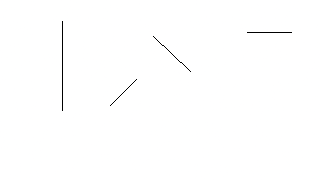
#> input picture pixel.png, 320 x 180 px
$ jupyter execute LineDetection.ipynb
#> lines starting #> are read from the running program, lines starting #| are printed output that depends on the picture; after the words box and inside, x2 and y2 are one past the last pixel; in counts of white or black regions, pixels touching at a corner belong together; long printed decimals are rounded
[cell 1]
from PIL import Image
import numpy as np
import itertools
import cv2
from math import cos,sin
from matplotlib import pyplot as plt
from skimage import data, feature
#from google.colab.patches import cv2_imshow

[cell 2]
image_path = 'pixel.png'
image = Image.open(image_path)
#> image is the input picture: PIL image 320x180 RGBA; mean R, G, B, A 254.1, 254.1, 254.1, 255
image_bw = image.convert('L')
plt.imshow(image_bw, cmap='gray')
plt.show()

[cell 3]
def hough_line(img):
    # Rho and Theta ranges
    thetas = np.deg2rad(np.arange(-90.0, 90.0))
    width, height = img.shape
    diag_len = int(np.ceil(np.sqrt(width * width + height * height)))  # max_dist
    rhos = np.linspace(-diag_len, diag_len, diag_len * 2)

    cos_t = np.cos(thetas)
    sin_t = np.sin(thetas)
    num_thetas = len(thetas)

    # Hough accumulator array of theta vs rho
    accumulator = np.zeros((2 * diag_len, num_thetas), dtype=np.uint64)
    y_idxs, x_idxs = np.nonzero(img)

    # Vote in the hough accumulator
    for i in range(len(x_idxs)):
        x = x_idxs[i]
        y = y_idxs[i]

        for t_idx in range(num_thetas):
            rho = round(x * cos_t[t_idx] + y * sin_t[t_idx]) + diag_len
            accumulator[rho, t_idx] += 1

    return accumulator, thetas, rhos

[cell 4]
def plot_hough_lines(original_image, hough_lines, thetas, rhos):
    fig, ax = plt.subplots()
    ax.imshow(original_image, cmap=plt.cm.gray)
    for _, angle, dist in hough_lines:
        y0 = (dist - 0 * np.cos(angle)) / np.sin(angle)
        y1 = (dist - original_image.shape[1] * np.cos(angle)) / np.sin(angle)
        ax.plot((0, original_image.shape[1]), (y0, y1), '-r')
    ax.set_xlim((0, original_image.shape[1]))
    ax.set_ylim((original_image.shape[0], 0))
    ax.set_axis_off()
    ax.set_title('Detected lines')
    plt.show()

[cell 5]
def plot_hough_space(accumulator, thetas, rhos):
    fig, ax = plt.subplots(figsize=(6, 6))
    ax.imshow(accumulator, cmap='jet', extent=[np.rad2deg(thetas[0]), np.rad2deg(thetas[-1]), rhos[0], rhos[-1]])
    ax.set_title('Hough space')
    ax.set_xlabel('Theta (degrees)')
    ax.set_ylabel('Rho')
    ax.set_xlim(np.rad2deg(thetas[0]), np.rad2deg(thetas[-1]))
    ax.set_ylim(rhos[0], rhos[-1])
    plt.show()

[cell 6]
image = cv2.imread(image_path, cv2.IMREAD_GRAYSCALE)
#> image: shape (180, 320); 99.7% white; black in thin lines or dots, all inside (x1, y1, x2, y2) = (62, 21, 292, 111)
img_blur = cv2.GaussianBlur(image, (5, 5), 1)
edges = feature.canny(img_blur, sigma=1)
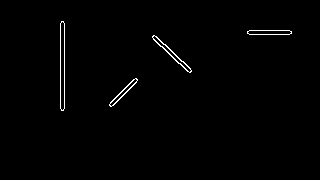
#> edges: shape (180, 320) bool; 0.92% white in thin lines or dots, all inside (x1, y1, x2, y2) = (60, 21, 292, 111)

accumulator, thetas, rhos = hough_line(edges)
#> in hough_line, `y_idxs, x_idxs = np.nonzero(img)`: y_idxs = 530 values from 21 to 110; x_idxs = 530 values, max 291 at index 67, min 60 at index 5, mean 140.9
#> the loop in hough_line, `for i in range(len(x_idxs)):` made 530 passes
#> (x, y) on passes 1 to 3: (61, 21), (62, 21), (63, 21)
#> after the loop in hough_line, `for i in range(len(x_idxs)):`:
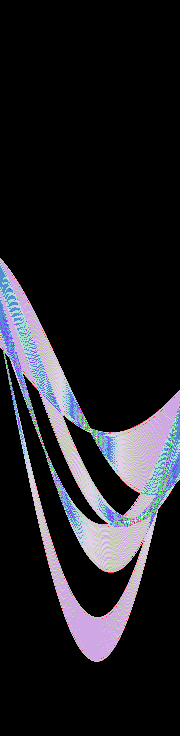
#> accumulator: shape (736, 180) uint64; 47 distinct labels, from 0 to 86; one colour per label, 0 black
#> thetas = 180 values from -1.57 to 1.55; rhos = 736 values from -368 to 368
threshold = 35
idxs = np.nonzero(accumulator > threshold)
#> idxs = 20 positions, rows 334 to 522, columns 0 to 179

# Find the lines in Hough space
hough_lines = []
for i in range(len(idxs[0])):
    rho = rhos[idxs[0][i]]
    theta = thetas[idxs[1][i]]
    hough_lines.append((idxs[0][i], theta, rho))
#> this loop made 20 passes
#> (rho, theta) on passes 1 to 12: (-33.55, -1.57), (-29.54, -1.57), (-28.54, -1.55), (39.55, 1.55), (59.58, -0.0175), (60.58, 0), (61.58, 0.0175), (63.59, -0.0175), (64.59, 0), (65.59, 0.0175), (73.6, -0.838), (76.6, -0.82)
#> after the loop, hough_lines = 20 items, first 6: (334, -1.57, -33.55), (338, -1.57, -29.54), (339, -1.55, -28.54), (407, 1.55, 39.55), (427, -0.0175, 59.58), (428, 0, 60.58)

plt.figure()
plt.imshow(edges)
plt.show()
plot_hough_lines(image, hough_lines, thetas, rhos)
#> the loop in plot_hough_lines, `for _, angle, dist in hough_lines:` made 20 passes
#> (angle, dist, y0, y1) on passes 1 to 12: (-1.57, -33.55, 33.55, 33.55), (-1.57, -29.54, 29.54, 29.54), (-1.55, -28.54, 28.54, 34.13), (1.55, 39.55, 39.56, 33.97), (-0.0175, 59.58, -3413.9, 14918.9), (0, 60.58, inf, -inf), (0.0175, 61.58, 3528.7, -14804.1), (-0.0175, 63.59, -3643.4, 14689.4), (0, 64.59, inf, -inf), (0.0175, 65.59, 3758.2, -14574.6), (-0.838, 73.6, -99.04, 189.1), (-0.82, 76.6, -104.7, 193.7)
#> in plot_hough_lines, `plt.show()`:
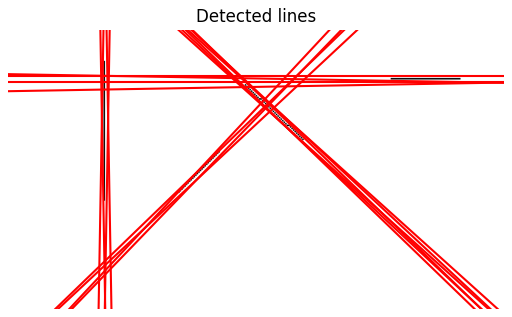
#> figure drawn by matplotlib, 1 panel
plot_hough_space(accumulator, thetas, rhos)

convert the given image to a binary image by applying a threshold. Then create a new image of the same size and set its pixel values based on the thresholding condition. If the pixel value of the input image is less than the threshold, the corresponding pixel value in the filtered image is set to 0, otherwise, it is set to 255. display the filtered image

[cell 7]
pixels = image_bw.load()
width, height = image_bw.size
#> width = 320; height = 180
threshold = 10

filtered_image = Image.new('L', image_bw.size)
#> filtered_image: PIL image 320x180 L; every value is 0
filtered_pixels = filtered_image.load()

for x in range(image_bw.width):
    for y in range(image_bw.height):
        if pixels[x, y] < threshold:
            filtered_pixels[x, y] = 0
        else:
            filtered_pixels[x, y] = 255
plt.imshow(filtered_image, cmap='gray')
plt.axis('off')
plt.show()

Calculate the polar coordinates of all the black (pixel value 0) pixels in the filtered image. Initialize a variable center to (0, 0), which is the center of the image. Then, create an empty list called polar_coordinates to store the (r, theta) coordinates of all the black pixels.

Loop through each pixel in the filtered image and check if its value is 0. If the pixel is black, calculate its distance from the center using the Euclidean distance formula, and its angle (theta) relative to the center using the arctan2 function.Append the (r, theta) to the polar_coordinates list.

[cell 8]
center = (0,0)
polar_coordinates = []

for x in range(width):
  for y in range(height):
    if (filtered_pixels[x,y] == 0):
      r = np.sqrt((center[0] - x) ** 2 + (center[1] - y) ** 2)
      theta = np.arctan2(y - center[1], x - center[0])
      polar_coordinates.append((r,theta))
#> after the loop, polar_coordinates = 200 pairs, first value 65.46 to 292.8, second value 0.11 to 1.06
polar_coordinates
#> Out has the same summary as polar_coordinates

Plot all the points which are converted into polar coordinates

[cell 9]
r_values, theta_values = zip(*polar_coordinates)
#> r_values = 200 values, max 292.8 at index 199, min 65.46 at index 0, mean 157.3; theta_values = 200 values, max 1.06 at index 89, min 0.11 at index 199, mean 0.518

fig = plt.figure(figsize=(6,6))
plt.scatter(theta_values, r_values, s=2)
plt.show()
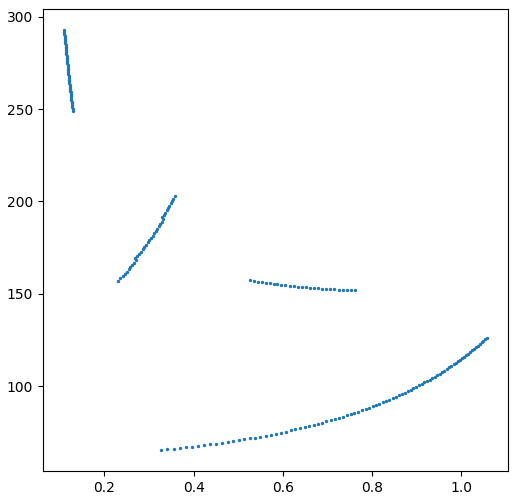
#> figure drawn by matplotlib, 1 panel

Calculate the distance between all the pair of points

[cell 10]
distances = {}
for point1, point2 in itertools.combinations(polar_coordinates, 2):
    r1, t1 = point1
    r2, t2 = point2
    distance = np.sqrt((r2*np.cos(t2) - r1*np.cos(t1))**2 + (r2*np.sin(t1) - r1*np.cos(t1))**2)
    distances[distance] = (point1, point2)
#> this loop made 19900 passes
#> distance on passes 1 to 3: 40.89, 40.79, 40.67
#> after the loop, distances = 19900 items
# for distance in sorted(distances.keys()):
#     point1, point2 = distances[distance]
#     print(f"Points: {point1}, {point2} | Distance: {distance:.2f}")

Initialize some parameters for our line segment detection:

*   **threshold** for the difference in theta
*   **threshold_r** for the difference in radius between two points
*   **min_points** for the minimum number of points required for a line segment.

We iterate through the polar coordinates. For each point, we calculate the differences in radius and theta between the current point and the previous one.

If the difference in theta or radius is greater than the **threshold**, we consider this a break between line segments. If we have already collected some points in the current segment and there are at least **min_points** of them, we add the current segment to the list of line segments.

At the end of the loop, we check if there are any remaining points in the current segment and add it to the list of line segments if it has at least **min_points** points. The resulting list of line segments is stored in line_segments.

[cell 11]
threshold = 0.1
threshold_r = 10
min_points = 5

prev_r = None
prev_theta = None
line_segments = []
current_segment = []

for i, (r, theta) in enumerate(polar_coordinates):
    if prev_theta is not None:
        delta_r = abs(r - prev_r)
        delta_theta = abs(theta - prev_theta)
        if delta_theta > threshold or delta_r > threshold_r:
            if len(current_segment) >= min_points:
                print(f"Break between points {(prev_r,prev_theta)} and {(r,theta)}")
                line_segments.append(current_segment)
            current_segment = []
        current_segment.append((r, theta))
    prev_theta = theta
    prev_r = r
#> this loop made 200 passes
#> (r, theta, delta_r, delta_theta, prev_theta, prev_r) on passes 2 to 13: (65.79, 0.341, 0.328, 0.0144, 0.341, 65.79), (66.13, 0.355, 0.341, 0.0143, 0.355, 66.13), (66.48, 0.369, 0.354, 0.0141, 0.369, 66.48), (66.85, 0.383, 0.367, 0.014, 0.383, 66.85), (67.23, 0.397, 0.38, 0.0138, 0.397, 67.23), (67.62, 0.411, 0.393, 0.0136, 0.411, 67.62), (68.03, 0.424, 0.405, 0.0135, 0.424, 68.03), (68.45, 0.438, 0.418, 0.0133, 0.438, 68.45), (68.88, 0.451, 0.43, 0.0132, 0.451, 68.88), (69.32, 0.464, 0.441, 0.013, 0.464, 69.32), (69.77, 0.476, 0.453, 0.0128, 0.476, 69.77), (70.24, 0.489, 0.464, 0.0127, 0.489, 70.24)
#> (r, theta, delta_r, delta_theta, prev_theta) on pass 47: (91.29, 0.824, 0.731, 0.0075, 0.824)
#| Break between points (126.270, 1.058) and (152.069, 0.7621)
#> (further printed lines are left out)

if current_segment and len(current_segment) >= min_points:
    line_segments.append(current_segment)

for segment in line_segments:
    print("Segment:")
    for point in segment:
        print(point)
#> this loop made 4 passes
#> (printed output is left out)

**is_collinear(segment)** takes a list of polar coordinates representing a line segment and check if the points are collinear. calculate the slope between each pair of points in the segment, and convert the slopes to angles. check if the angles are approximately equal and calculate the angle between the first and last points in the segment.if the difference between the calculated angle and mean is less than some threshold then consider the points to be collinear and returns the angle.

Loop through each line segment in the **line_segments** list and **is_collinear(segment)** is used to check if the segment represents a straight line. If it does then calculate the angle of the line in degrees

[cell 12]
def is_collinear(segment):
    # Calculate the slope between each pair of points in the segment
    slopes = []
    for i in range(len(segment) - 1):
        r1, theta1 = segment[i]
        r2, theta2 = segment[i+1]
        if r2 * np.cos(theta2) == r1 * np.cos(theta1):
            # if the segment is vertical
            slope = np.inf
        else:
            # calculate slope using polar coordinates
            slope = (r2 * np.sin(theta2) - r1 * np.sin(theta1)) / (r2 * np.cos(theta2) - r1 * np.cos(theta1))
        slopes.append(slope)

    # convert slopes to angles
    angles = []
    for slope in slopes:
        if slope == np.inf or -np.inf:
            angle = np.pi/2
        else:
            angle = np.arctan(slope)
        angles.append(angle)

    # check if angles are approximately equal
    mean_angle = np.mean(angles)
    for angle in angles:
        if abs(angle - mean_angle) > 0.1:
            return None

    # calculating the angle between the first and last points in the segment
    r1, theta1 = segment[0]
    r2, theta2 = segment[-1]
    dx = r2 * np.cos(theta2) - r1 * np.cos(theta1)
    dy = r2 * np.sin(theta2) - r1 * np.sin(theta1)
    if dx == 0:
        angle = np.pi/2
    else:
        angle = np.arctan2(dy, dx)
    return angle

[cell 13]
new_line_segments = []
for segment in line_segments:
  #check if the points in the 'line_segments' belongs to a single line
  angle = is_collinear(segment)
  if angle is not None:
    #if slope of linesegment is not none then add it to new_line_segment
    new_line_segments.append((segment))
    angle = np.degrees(angle)     #converting radians to degrees
    print(f"Line segment with angle {angle}")
line_segments = new_line_segments
for segments in line_segments:
  print("segment : ")
  for point in segments:
    print(point)

create empty lists x_val and y_val for storing the x and y values of the line segments. Then loop through each line segment and check if it is collinear. If the line is collinear then extract the x and y values for each point in the line segment by converting the polar coordinates to Cartesian coordinates using the equations `x = rcos(theta) and y = height - rsin(theta)`, where height is the height of the image. stores these x and y values in the x_val and y_val. plot each line segment individually and then finally plots all the line segments on the same plot.

[cell 14]
#initializing the lists to store x and y values
x_val=[]
y_val=[]

#looping through all the linesegments and plotting them individually
for segment in line_segments:
#   line = is_collinear(segment)
#   if line is not None:
    x_temp_vals = []
    y_temp_vals = []
    for r, theta in segment:
            x = r * np.cos(theta)
            y = height - (r * np.sin(theta))
            x_temp_vals.append(x)
            y_temp_vals.append(y)
            x_val.append(x)
            y_val.append(y)
    plt.scatter(x_temp_vals, y_temp_vals, s=2)
    plt.show()
#> this loop made 4 passes
#> pass 1, `plt.show()`:
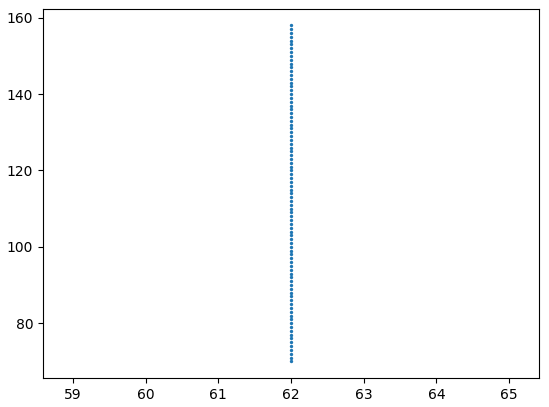
#> figure drawn by matplotlib, 1 panel
#> pass 2, `plt.show()`:
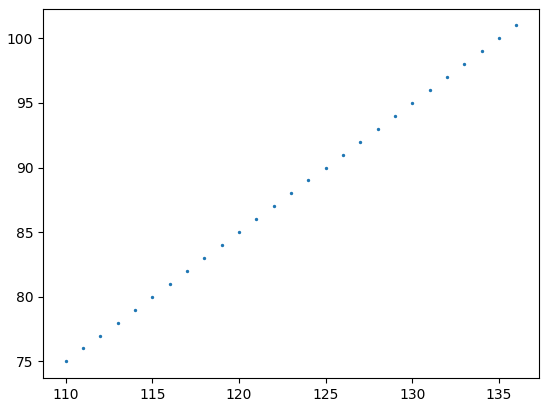
#> figure drawn by matplotlib, 1 panel

#plot all line segments
plt.scatter(x_val, y_val, s=2)
plt.show()
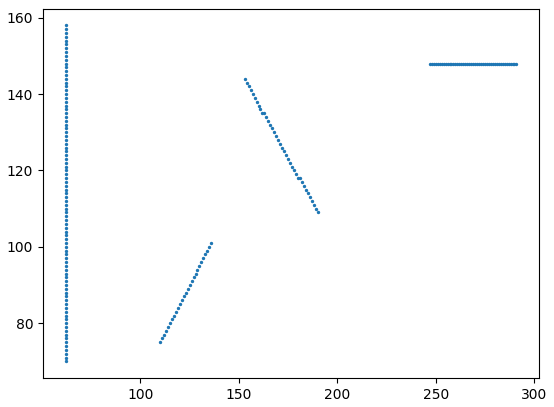
#> figure drawn by matplotlib, 1 panel

loop through all line segments, checks if they are collinear and if they are, add their first and last points to a list **end_points**.

[cell 15]
def list_of_endpoints():
  end_points = []
  for segment in line_segments:
      first_point = segment[0] #first point in the list of 'segment'
      last_point = segment[-1] #last point in the list of 'segment'
      end_points.append((first_point, last_point))  #append the first and last point
  return end_points

end_points = list_of_endpoints()
#> the loop in list_of_endpoints, `for segment in line_segments:` made 4 passes
print(end_points)

Distance between first and last point in the list of **end_points**. this gives the length of a line segment. the distance is calulated as $$\sqrt(r_1**2+r_2**2 - 2*r_1*r_2*cos(\theta_2-\theta_1))$$

[cell 16]
def distance(lst_of_points):
    first_point,second_point = lst_of_points
    r1,t1 = first_point
    r2,t2 = second_point
    dist = np.sqrt(r1**2+r2**2 - 2*r1*r2*np.cos(t2-t1))
    return dist
for points in end_points:
  d = distance(points)
  print(f"distance between {points[0]} and {points[1]} is {d}")
#> this loop made 4 passes
#> points on passes 1 to 4: ((65.79, 0.341), (126.3, 1.06)), ((152.1, 0.762), (157.3, 0.526)), ((157.2, 0.231), (202.8, 0.358)), ((249.1, 0.129), (292.8, 0.11))

[cell 17]
for segment in end_points:
    first_point = segment[0]
    last_point = segment[1]

  #converting points from polar-coordinate space to cartesian space
    x1 = first_point[0] * np.cos(first_point[1])
    y1 = height - (first_point[0] * np.sin(first_point[1]))
    x2 = last_point[0] * np.cos(last_point[1])
    y2 = height - (last_point[0] * np.sin(last_point[1]))

    plt.plot([x1, x2], [y1, y2], '-o')
    plt.xlim(0,width)
    plt.ylim(0,height)
#> this loop made 4 passes
plt.show()
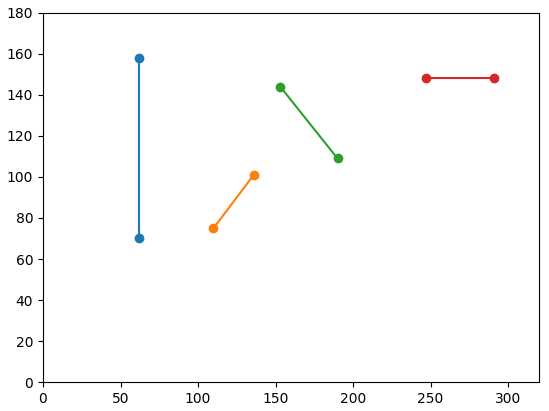
#> figure drawn by matplotlib, 1 panel
plt.imshow(image, cmap='gray')
plt.show()
